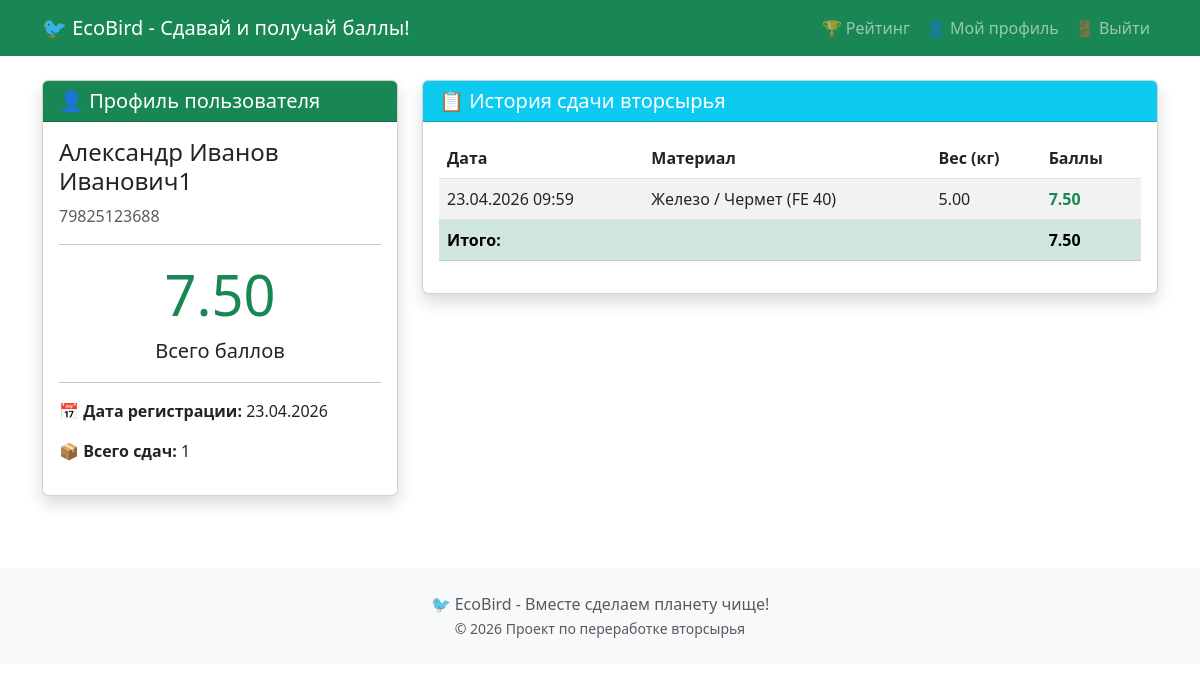
/profile (signed in), run on an earlier commit of the app's database.
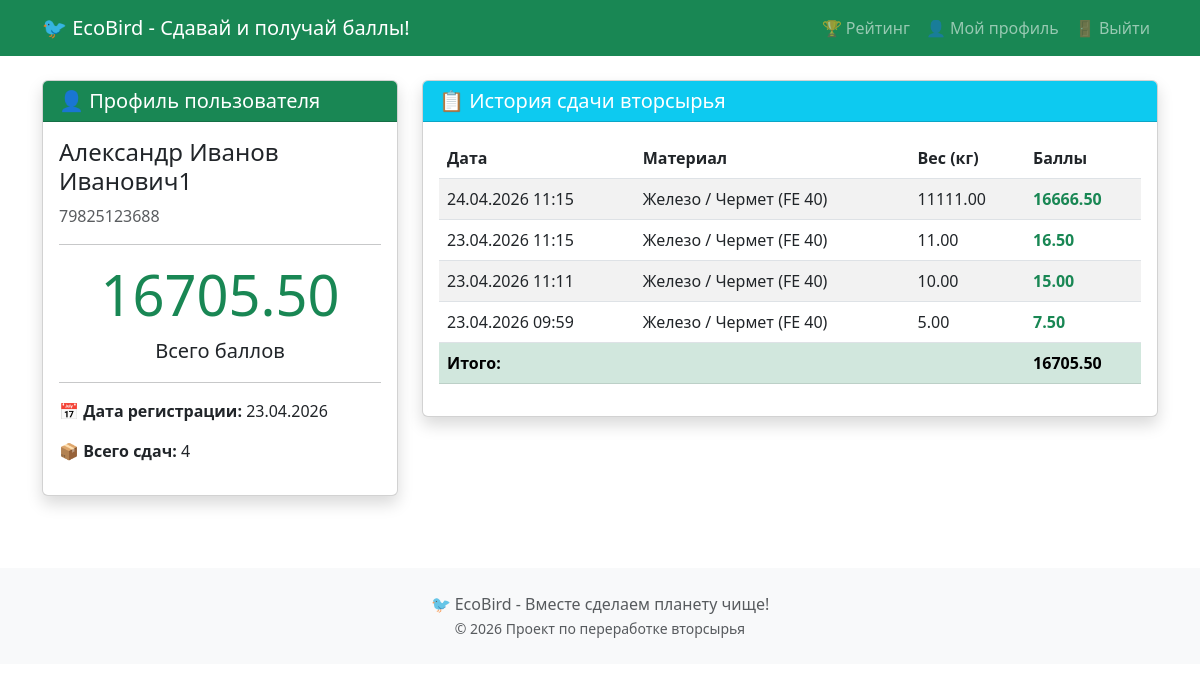
And on a later commit of the database.
### models.py (models this page shows)
class User(UserMixin, db.Model):
    __tablename__ = 'users'
    id = db.Column(db.Integer, primary_key=True)
    phone = db.Column(db.String(20), unique=True, nullable=False, index=True)
    full_name = db.Column(db.String(100), nullable=False)
    password_hash = db.Column(db.String(128), nullable=False)
    is_admin = db.Column(db.Boolean, default=False)
    is_verified = db.Column(db.Boolean, default=False)
    sms_code = db.Column(db.String(6), nullable=True)
    sms_code_expires = db.Column(db.DateTime, nullable=True)
    created_at = db.Column(db.DateTime, default=datetime.utcnow)
    submissions = db.relationship('Submission', backref='user', lazy='dynamic',
                                  foreign_keys='Submission.user_id')
    added_submissions = db.relationship('Submission', backref='admin', lazy='dynamic',
                                        foreign_keys='Submission.admin_id')
    def get_total_points(self):
        return db.session.query(db.func.sum(Submission.points)).filter_by(user_id=self.id).scalar() or 0.0

class Submission(db.Model):
    __tablename__ = 'submissions'
    id = db.Column(db.Integer, primary_key=True)
    user_id = db.Column(db.Integer, db.ForeignKey('users.id'), nullable=False)
    material_key = db.Column(db.String(50), db.ForeignKey('materials.key'), nullable=False)
    weight_kg = db.Column(db.Float, nullable=False)
    points = db.Column(db.Float, nullable=False)
    created_at = db.Column(db.DateTime, default=datetime.utcnow)
    admin_id = db.Column(db.Integer, db.ForeignKey('users.id'), nullable=True)

class Material(db.Model):
    __tablename__ = 'materials'
    key = db.Column(db.String(50), primary_key=True)
    name = db.Column(db.String(200), nullable=False)
    group = db.Column(db.String(50), nullable=False)
    coefficient = db.Column(db.Float, nullable=False)
    unit = db.Column(db.String(10), default='kg')
    note = db.Column(db.Text, nullable=True)
    submissions = db.relationship('Submission', backref='material', lazy='dynamic')

### app.py (the view)
@app.route('/profile')
@login_required
def profile():
    submissions = current_user.submissions.order_by(Submission.created_at.desc()).all()
    total_points = current_user.get_total_points()
    return render_template('profile.html', user=current_user, submissions=submissions, total_points=total_points)

### app.py (called while the page is built)
@login_manager.user_loader
def load_user(user_id):
    return db.session.get(User, int(user_id))

### templates/profile.html (shortened to what this page needs)
{% extends "base.html" %}
{% block content %}
<div class="row">
    <div class="col-md-4">
        <div class="card shadow mb-4">
            <div class="card-header bg-success text-white">
                <h5 class="mb-0">👤 Профиль пользователя</h5>
            </div>
            <div class="card-body">
                <h4>{{ user.full_name }}</h4>
                <p class="text-muted">{{ user.phone }}</p>
                <hr>
                <div class="text-center">
                    <h2 class="display-4 text-success">{{ "%.2f"|format(total_points) }}</h2>
                    <p class="lead">Всего баллов</p>
                </div>
                <hr>
                <p><strong>📅 Дата регистрации:</strong> {{ user.created_at.strftime('%d.%m.%Y') }}</p>
                <p><strong>📦 Всего сдач:</strong> {{ submissions|length }}</p>
            </div>
        </div>
    </div>
    <div class="col-md-8">
        <div class="card shadow">
            <div class="card-header bg-info text-white">
                <h5 class="mb-0">📋 История сдачи вторсырья</h5>
            </div>
            <div class="card-body">
                {% if submissions %}
                <div class="table-responsive">
                    <table class="table table-striped">
                        <thead>
                            <tr>
                                <th>Дата</th>
                                <th>Материал</th>
                                <th>Вес (кг)</th>
                                <th>Баллы</th>
                            </tr>
                        </thead>
                        <tbody>
                            {% for sub in submissions %}
                            <tr>
                                <td>{{ sub.created_at.strftime('%d.%m.%Y %H:%M') }}</td>
                                <td>{{ sub.material.name }}</td>
                                <td>{{ "%.2f"|format(sub.weight_kg) }}</td>
                                <td><strong class="text-success">{{ "%.2f"|format(sub.points) }}</strong></td>
                            </tr>
                            {% endfor %}
                        </tbody>
                        <tfoot>
                            <tr class="table-success">
                                <th colspan="3">Итого:</th>
                                <th><strong>{{ "%.2f"|format(total_points) }}</strong></th>
                            </tr>
                        </tfoot>
                    </table>
                </div>
                {% else %}
                <div class="text-center py-4">
                    <p class="text-muted mb-2">У вас пока нет записей о сдаче вторсырья</p>
                    <p>Найдите ближайший пункт приёма и начинайте зарабатывать баллы!</p>
                </div>
                {% endif %}
            </div>
        </div>
    </div>
</div>
{% endblock %}

### templates/base.html (shortened to what this page needs)
<!DOCTYPE html>
<html lang="ru">
<head>
    <link href="https://cdn.jsdelivr.net/npm/bootstrap@5.3.0/dist/css/bootstrap.min.css" rel="stylesheet">
</head>
<body>
    <nav class="navbar navbar-expand-lg navbar-dark bg-success">
        <div class="container">
            <a class="navbar-brand" href="{{ url_for('index') }}">
                🐦 EcoBird - Сдавай и получай баллы!
            </a>
            <div class="collapse navbar-collapse" id="navbarNav">
                <ul class="navbar-nav ms-auto">
                    <li class="nav-item">
                        <a class="nav-link" href="{{ url_for('index') }}">🏆 Рейтинг</a>
                    </li>
                    {% if current_user.is_authenticated %}
                        <li class="nav-item">
                            <a class="nav-link" href="{{ url_for('profile') }}">👤 Мой профиль</a>
                        </li>
                        <li class="nav-item">
                            <a class="nav-link" href="{{ url_for('logout') }}">🚪 Выйти</a>
                        </li>
                    {% endif %}
                </ul>
            </div>
        </div>
    </nav>
    <div class="container mt-4">
        {% block content %}{% endblock %}
    </div>
    <footer class="mt-5 py-4 bg-light">
        <div class="container text-center text-muted">
            <p class="mb-0">🐦 EcoBird - Вместе сделаем планету чище!</p>
            <small>© 2026 Проект по переработке вторсырья</small>
        </div>
    </footer>
</body>
</html>

What changed in the data, as far as the page shows it:
added Submission: created_at "24.04.2026 11:15", material.name "Железо / Чермет (FE 40)", weight_kg "11111.00", points "16666.50"
added Submission: created_at "23.04.2026 11:15", material.name "Железо / Чермет (FE 40)", weight_kg "11.00", points "16.50"
added Submission: created_at "23.04.2026 11:11", material.name "Железо / Чермет (FE 40)", weight_kg "10.00", points "15.00"
Also different on the page:
{{ "%.2f"|format(total_points) }}: "7.50" → "16705.50"
{{ submissions|length }}: "1" → "4"
